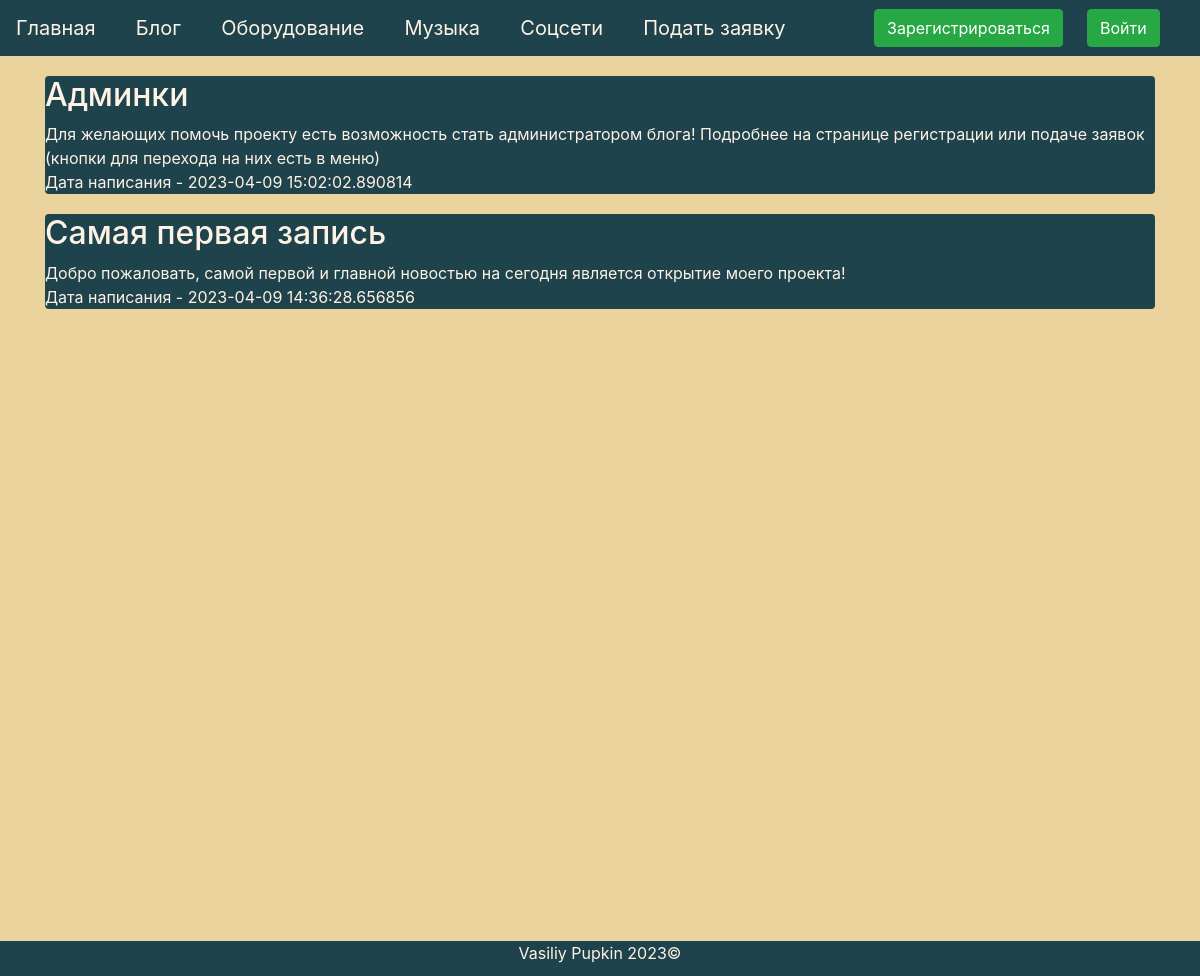
Page /blog on the committed database.
### data/blogs.py (models this page shows)
class Blog(SqlAlchemyBase):
    __tablename__ = 'news'
    id = sqlalchemy.Column(sqlalchemy.Integer,
                           primary_key=True, autoincrement=True)
    title = sqlalchemy.Column(sqlalchemy.String, nullable=True)
    content = sqlalchemy.Column(sqlalchemy.String, nullable=True)
    created_date = sqlalchemy.Column(sqlalchemy.DateTime,
                                     default=datetime.datetime.now)
    is_private = sqlalchemy.Column(sqlalchemy.Boolean, default=True)
    user_id = sqlalchemy.Column(sqlalchemy.Integer,
                                sqlalchemy.ForeignKey("users.id"))
    user = orm.relationship('User')

### server.py (the view)
@app.route('/blog', methods=['GET', 'POST'])
def blog():
    global stra
    stra = '/blog'
    db_sess = db_session.create_session()
    if current_user.is_authenticated:
        news = db_sess.query(Blog).filter(
            (Blog.user == current_user) | (Blog.is_private != True)).order_by(Blog.id.desc())
    else:
        news = db_sess.query(Blog).filter((Blog.is_private != True)).order_by(Blog.id.desc())
    return render_template('blog.html', news=news, title='Блог')

### data/db_session.py (called while the page is built)
def create_session() -> Session:
    global __factory
    return __factory()

### templates/blog.html (shortened to what this page needs)
{% extends "base.html" %}
{% block content %}
{% for item in news%}
<div class="rounded" style="margin-bottom: 20px; background-color: #1e434c">
    <h2 style="color: #fef2e4">{{item.title}}</h2>
    <div style="color: #fef2e4">
        {{item.content}}
    </div>
    <div style="color: #fef2e4">
        Дата написания - {{item.created_date}}
    </div>
</div>
{% endfor %}
<div>ㅤ</div>
{% endblock %}

### rows in the picture
Blog: title "Админки", content "Для желающих помочь проекту есть возможность стать администратором блога! Подробнее на странице регистрации или подаче заявок (кнопки для перехода на них есть в меню)", created_date "2023-04-09 15:02:02.890814"
Blog: title "Самая первая запись", content "Добро пожаловать, самой первой и главной новостью на сегодня является открытие моего проекта!", created_date "2023-04-09 14:36:28.656856"
